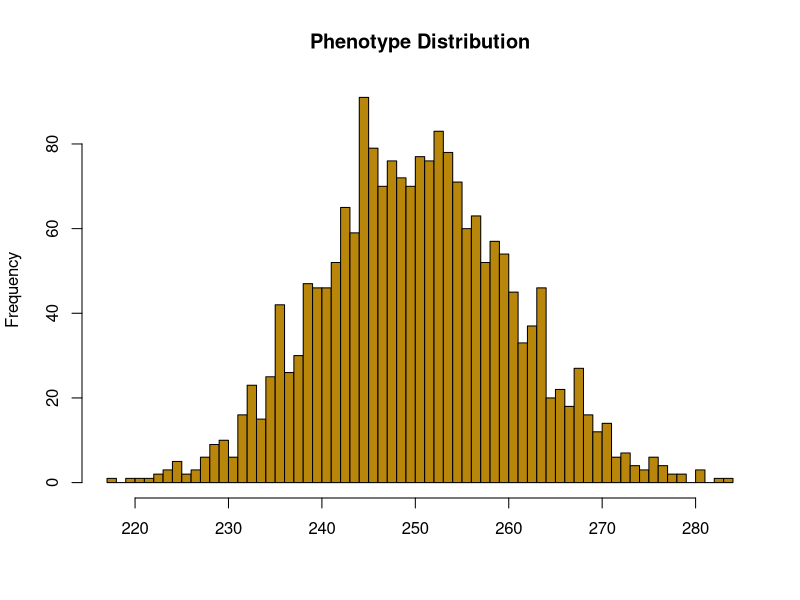
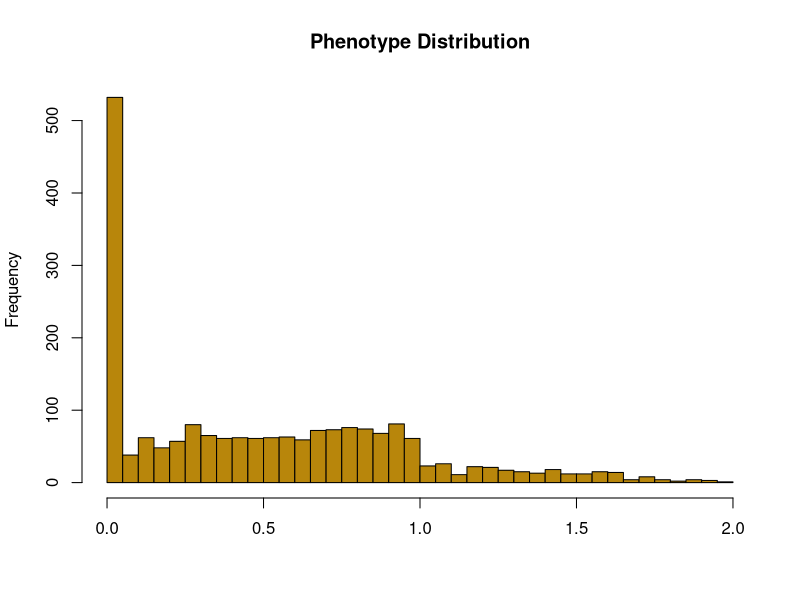
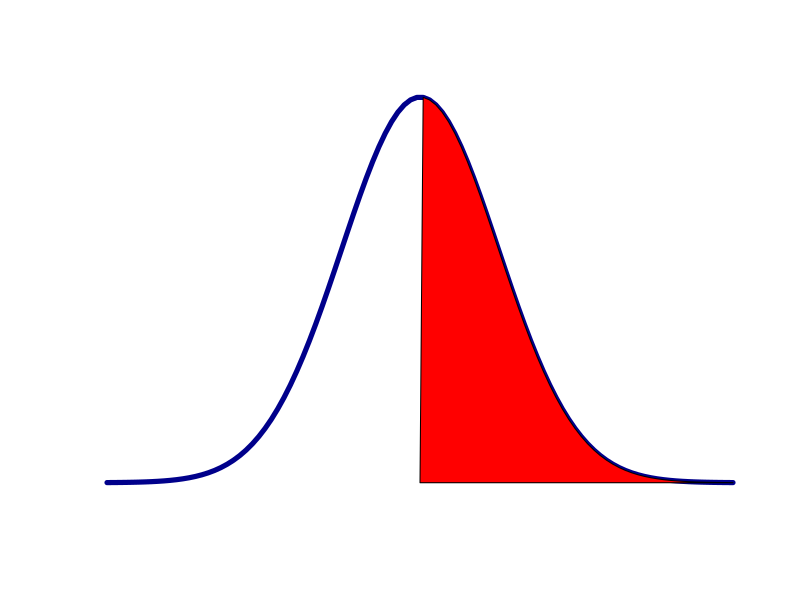

The R source for these figures, in order:
## ---- chunk 1
options(htmltools.dir.version = FALSE)
## ---- chunk 2
m <- 1000
## for each allele, the chance of A or a is equal to 0.5
x <- rbinom(n=m, size=1, prob=0.5)
## sample effect from a uniform distribution:
a <- runif(n=m)
y <- sum(x*a) + 0
y
## ---- chunk 3
set.seed(1234) # seed for random number generator
m <- 1000
n = 2000 # simulate a population of 2,000 individuals
out <- c() # create an empty vector
for(i in 1:n){ #<<
  x <- rbinom(n=m, size=1, prob=0.5) ## for each allele, the chance of A = 0.5
  a <- runif(n=m) ## sample effect from a uniform distribution:
  y <- sum(x*a)
  out <- c(out, y)
} 
#shapiro.test(out) # W = 0.99928, p-value = 0.6622
hist(out, breaks=50, col="#b8860b", main="Phenotype Distribution", xlab="")
## ---- chunk 4
set.seed(1234) # seed for random number generator
m <- 2 #<<
n = 2000 # simulate a population of 2,000 individuals
out <- c()
for(i in 1:n){
  x <- rbinom(n=m, size=1, prob=0.5) ## for each allele, the chance of A = 0.5
  a <- runif(n=m) ## sample effect from a uniform distribution:
  y <- sum(x*a)
  out <- c(out, y)
} 
#shapiro.test(out) # W = 0.91117, p-value < 2.2e-16
hist(out, breaks=50, col="#b8860b", main="Phenotype Distribution", xlab="")
## ---- chunk 5
m <- 30 ; sd <- 5 # mean and standard deviation
x <- seq(-4, 4, length=100)*sd + m
hx <- dnorm(x, mean=m, sd=sd)
plot(x, hx, type="n", xlab="", ylab="", main="", axes=FALSE)

lb = 30; ub = 50 # low bound and upper bound
i <- x >= lb & x <= ub
lines(x, hx, lwd=5, col="darkblue")
# integrate(function(x) dnorm(x, m=30, sd=5), 30, 50)
polygon(c(lb,x[i],ub), c(0,hx[i],0), col="red") 
